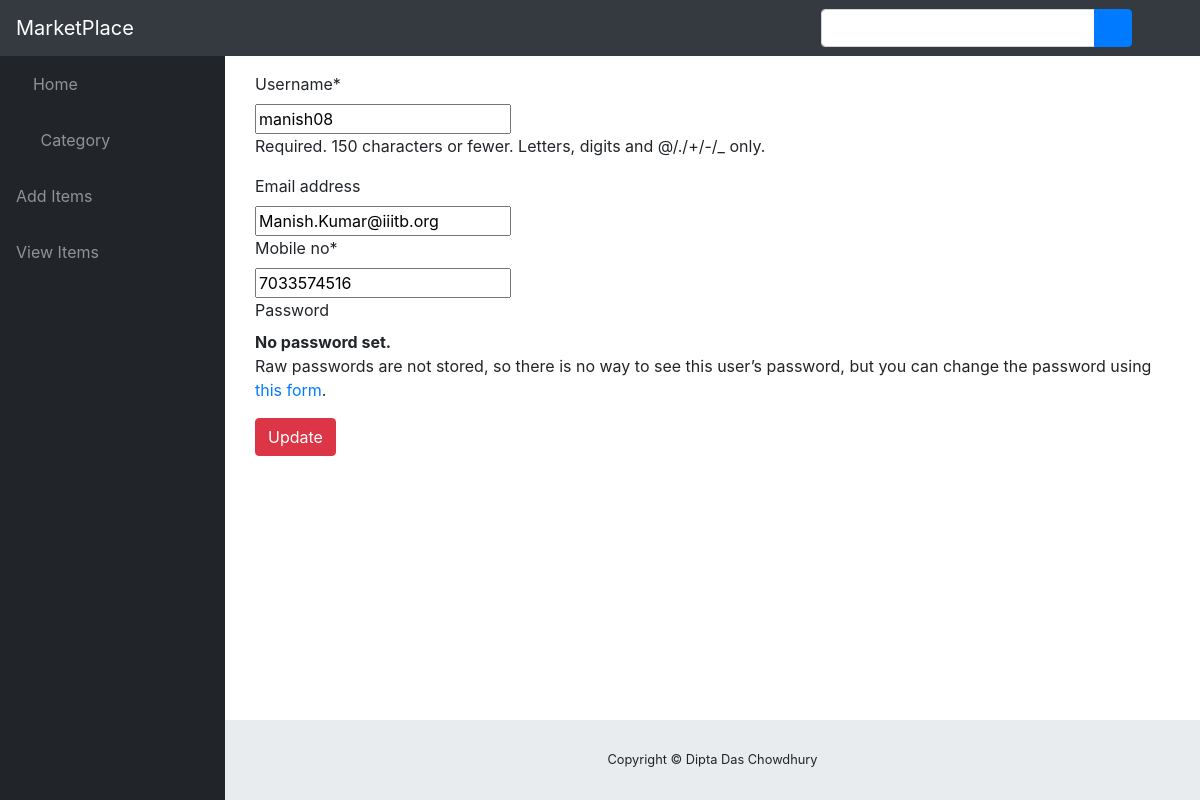
Screenshot of /accounts/profile/edit/ (signed in) with the database file from the repository.
### accounts/models.py (models this page shows, shortened)
class CustomUser(AbstractUser):
    mobile_no=models.CharField(max_length=120)

### accounts/views.py (the view)
@login_required
def edit_profile(request):
    if request.method == 'POST':
        form = CustomUserChangeForm(request.POST, instance=request.user)
        if form.is_valid():
            form.save()
            return redirect(reverse('edit_profile'))
    else:
        form = CustomUserChangeForm(instance=request.user)
        args = {'form': form}
        return render(request, 'registration/edit_profile.html', args)

### accounts/forms.py
class CustomUserChangeForm(UserChangeForm):
    class Meta:
        model = CustomUser
        fields = ('username', 'email','mobile_no')

### templates/registration/edit_profile.html (shortened to what this page needs)
{% extends 'first_app/basic.html' %}
{% load bootstrap3 %}
{% load crispy_forms_tags %}
{% load staticfiles %}
{% block content %}
<body>
  <div class="container">
      <form method="post">
          {{ form | crispy  }}
          <button type="submit" onclick="return confirm('Are you sure you want update your details?');"class="btn btn-danger">Update</button>
      </form>
      <br>
  </div>
</body>
{% endblock %}

### rows the page displays
CustomUser: username "manish08", email "Manish.Kumar@iiitb.org", mobile_no "7033574516"
